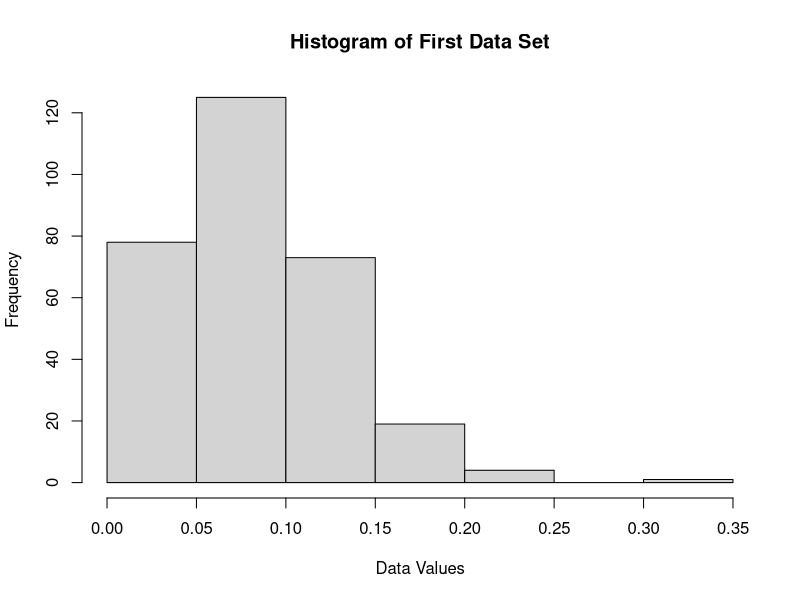
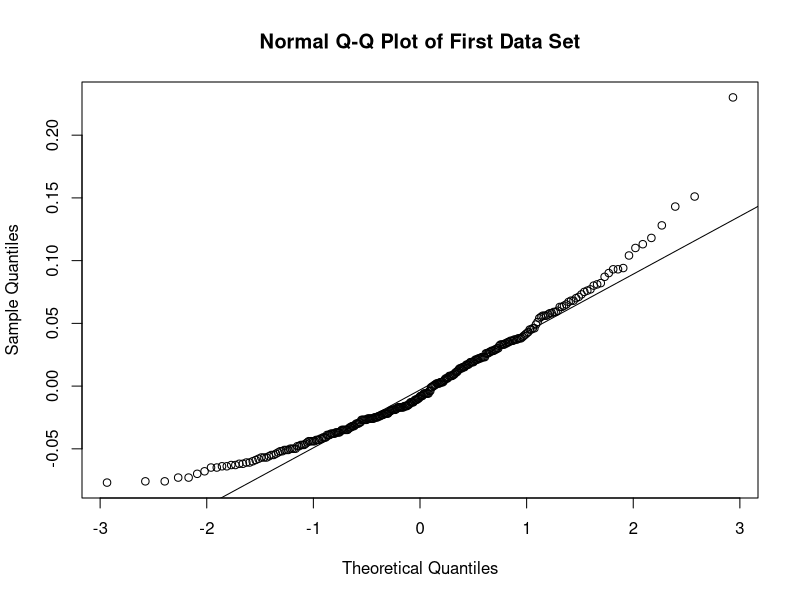
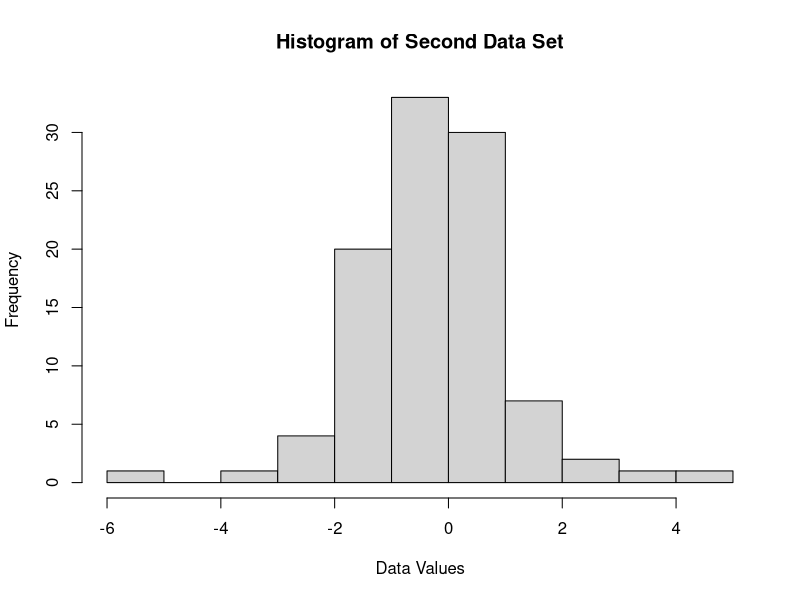
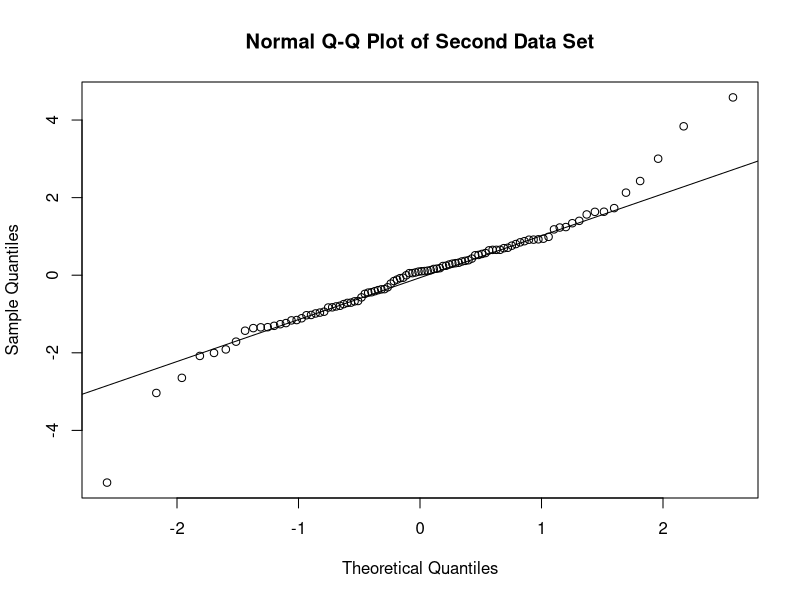
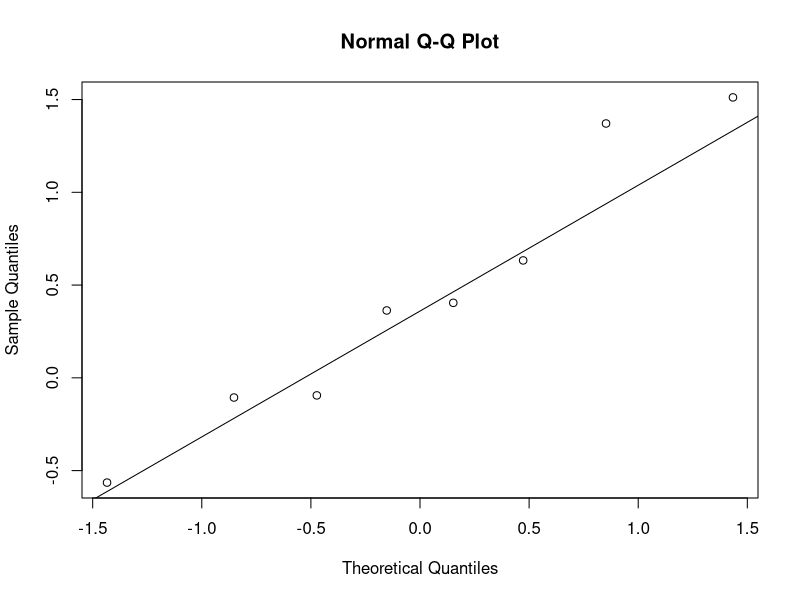
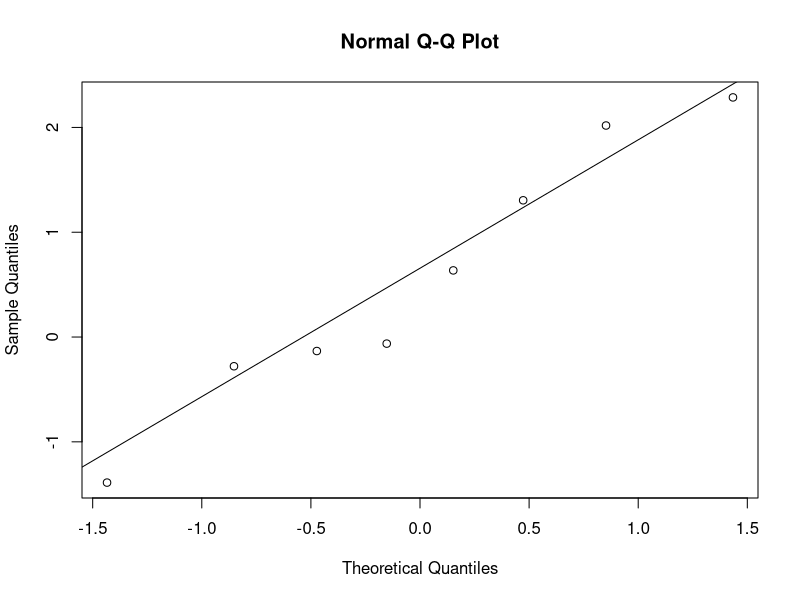
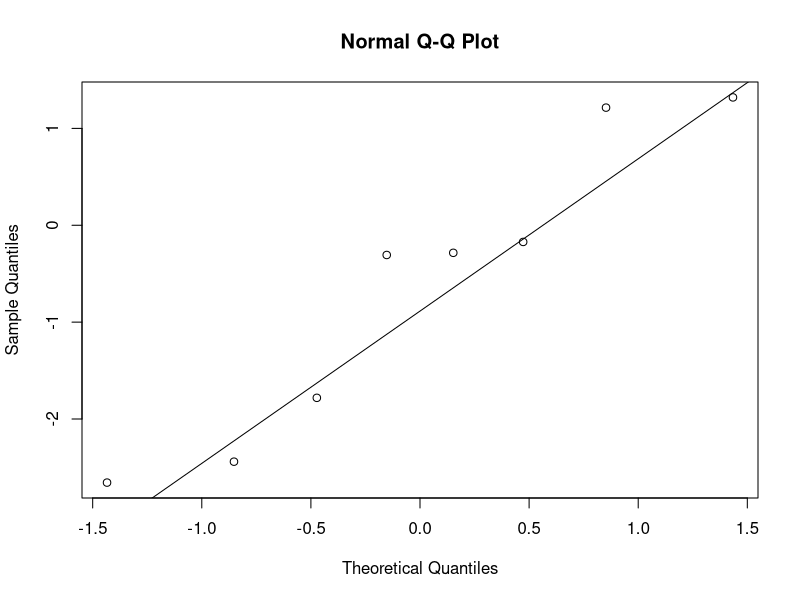
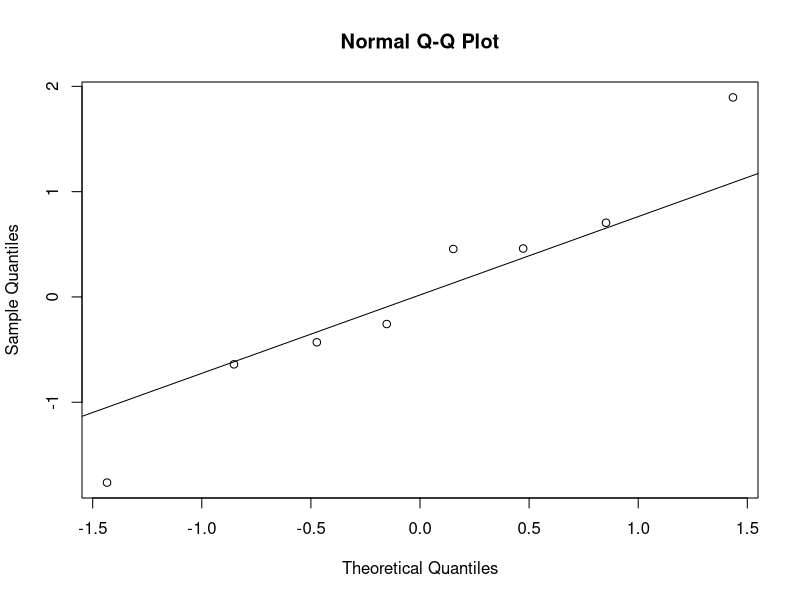

These figures' R source, in order:
# Sam Tenney
# qqpractice.R

# Part b
# Read in data from https://blades.byu.edu/stat230data/isitnormal.txt
qqdata <- read.table(text = "x
0.1
0.076
0.048
0.104
0.066
0.071
0.156
0.116
0.015
0.092
0.068
0.067
0.04
0.054
0.092
0.073
0.084
0.112
0.045
0.119
0.064
0.048
0.082
0.098
0.096
0.091
0.057
0.01
0.066
0.077
0.052
0.045
0.176
0.065
0.03
0.121
0.046
0.059
0.057
0.061
0.064
0.026
0.077
0.146
0.035
0.026
0.098
0.006
0.141
0.16
0.226
0.046
0.085
0.039
0.111
0.053
0.146
0.057
0.018
0.089
0.022
0.164
0.154
0.059
0.058
0.077
0.109
0.046
0.032
0.064
0.054
0.036
0.143
0.116
0.067
0.15
0.058
0.106
0.095
0.041
0.148
0.094
0.039
0.074
0.066
0.201
0.126
0.042
0.072
0.125
0.121
0.06
0.053
0.062
0.079
0.123
0.142
0.057
0.103
0.086
0.187
0.057
0.102
0.061
0.091
0.086
0.068
0.141
0.036
0.048
0.097
0.102
0.051
0.051
0.153
0.087
0.177
0.139
0.105
0.091
0.007
0.061
0.086
0.035
0.065
0.07
0.048
0.128
0.028
0.117
0.02
0.234
0.089
0.07
0.173
0.119
0.075
0.163
0.106
0.057
0.093
0.033
0.211
0.129
0.085
0.12
0.128
0.066
0.044
0.104
0.102
0.196
0.064
0.099
0.066
0.066
0.033
0.121
0.032
0.091
0.02
0.049
0.111
0.105
0.063
0.116
0.05
0.024
0.151
0.147
0.04
0.106
0.019
0.013
0.041
0.11
0.073
0.105
0.045
0.142
0.01
0.083
0.058
0.029
0.044
0.119
0.124
0.047
0.05
0.097
0.019
0.039
0.1
0.082
0.07
0.085
0.159
0.151
0.109
0.138
0.067
0.048
0.06
0.118
0.09
0.069
0.067
0.059
0.066
0.077
0.07
0.14
0.025
0.032
0.039
0.097
0.038
0.139
0.176
0.042
0.058
0.158
0.12
0.04
0.053
0.12
0.117
0.115
0.134
0.056
0.033
0.021
0.079
0.098
0.17
0.033
0.086
0.056
0.088
0.193
0.077
0.085
0.083
0.061
0.11
0.094
0.1
0.037
0.106
0.044
0.051
0.116
0.063
0.022
0.072
0.061
0.072
0.056
0.077
0.018
0.101
0.028
0.109
0.165
0.007
0.111
0.06
0.031
0.042
0.031
0.056
0.045
0.112
0.313
0.132
0.102
0.139
0.075
0.026
0.023
0.056
0.104
0.039
0.118
0.048
0.027
0.113
0.036
0.137
0.113
0.056
0.046
0.089
0.057
0.021
0.122
0.129
0.064
0.075
0.084", header = TRUE, sep = "")

# Histogram of qqdata
hist(qqdata$x, xlab = "Data Values", main = "Histogram of First Data Set")

# Normal QQplot of qqdata
qqdata$resids <- qqdata$x - mean(qqdata$x)
qqnorm(qqdata$resids, main = "Normal Q-Q Plot of First Data Set")
qqline(qqdata$resids)

# Part c
# Read in second set of data
qqdata2 <- read.table(text = "x
-0.688
-1.68
-0.963
0.026
0.666
1.384
-0.133
-0.363
-2.253
0.072
-1.077
0.98
-0.956
-1.593
-2.895
-0.614
1.317
-3.285
0.448
-0.119
-1.554
-1.962
-1.235
-0.251
-1.405
0.992
0.299
-0.157
0.932
-0.196
0.74
-1.589
-0.994
-0.923
0.061
-1.274
1.48
0.512
-1.359
-2.33
0.273
0.265
-1.213
0.554
-2.162
-0.012
0.048
1.091
-0.325
1.879
4.334
-5.595
-1.037
-0.088
3.589
-0.005
-0.314
-0.56
0.458
-0.821
-0.914
0.406
2.179
2.754
-0.466
-1.613
0.137
-1.512
0.105
-1.082
0.322
-0.179
-0.147
-0.608
-1.281
0.392
-0.068
-0.634
0.676
-1.414
-0.73
0.598
0.404
1.387
-1.483
0.668
-0.698
0.628
0.179
-0.196
0.692
1.152
-1.054
0.405
-1.19
0.121
-0.661
-0.142
-0.4
-0.081", header = TRUE, sep = "")

# Histogram of qqdata2
hist(qqdata2$x, xlab = "Data Values", main = "Histogram of Second Data Set")

# Normal QQplot of qqdata2
qqdata2$resids <- qqdata2$x - mean(qqdata2$x)
qqnorm(qqdata2$resids, main = "Normal Q-Q Plot of Second Data Set")
qqline(qqdata2$resids)

# part d
set.seed(42)
replicate(10, {
  y <- rnorm(8)
  qqnorm(y)
  qqline(y)
})

# part e
set.seed(42)
replicate(10, {
  y <- rnorm(82)
  qqnorm(y)
  qqline(y)
})

